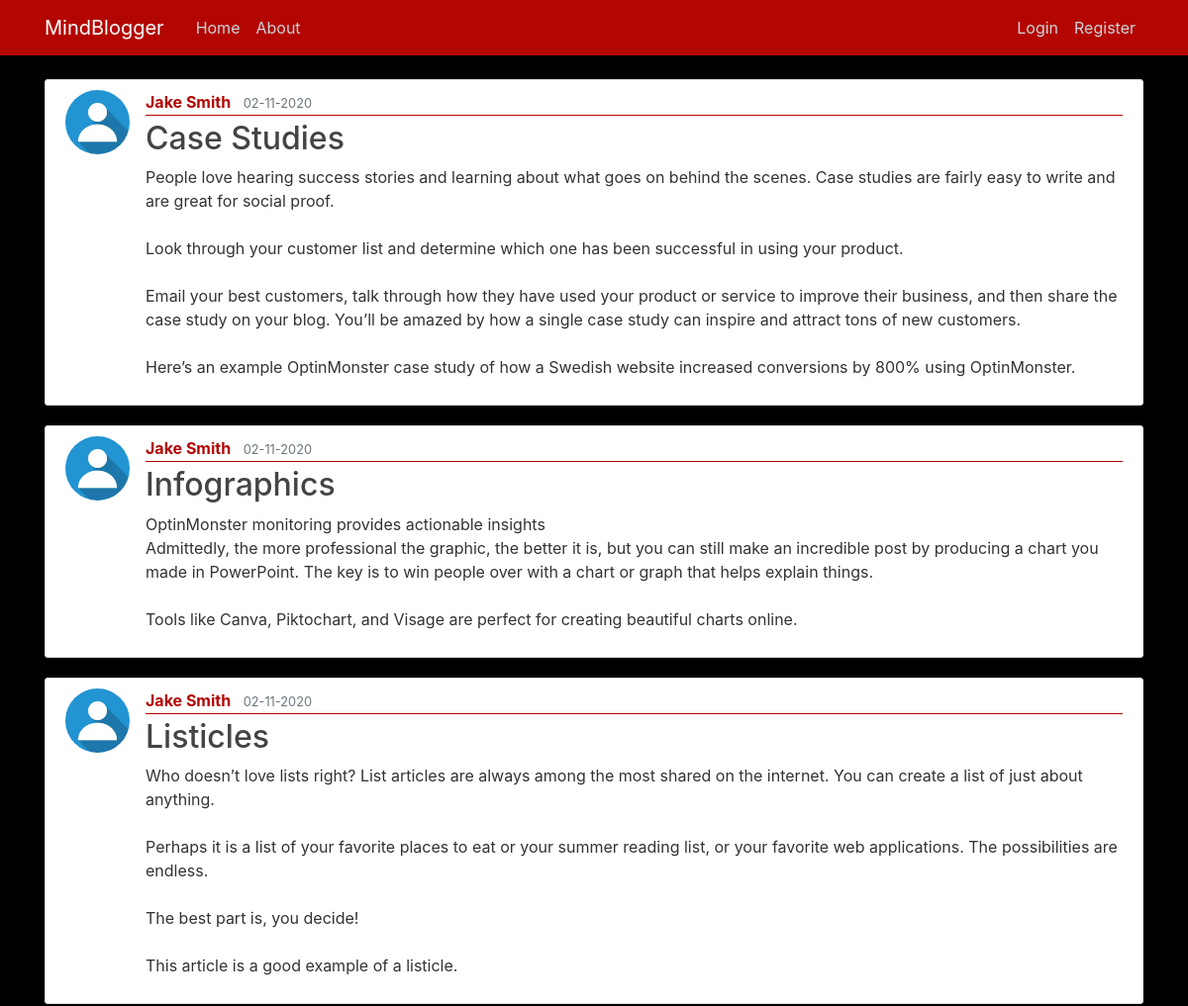
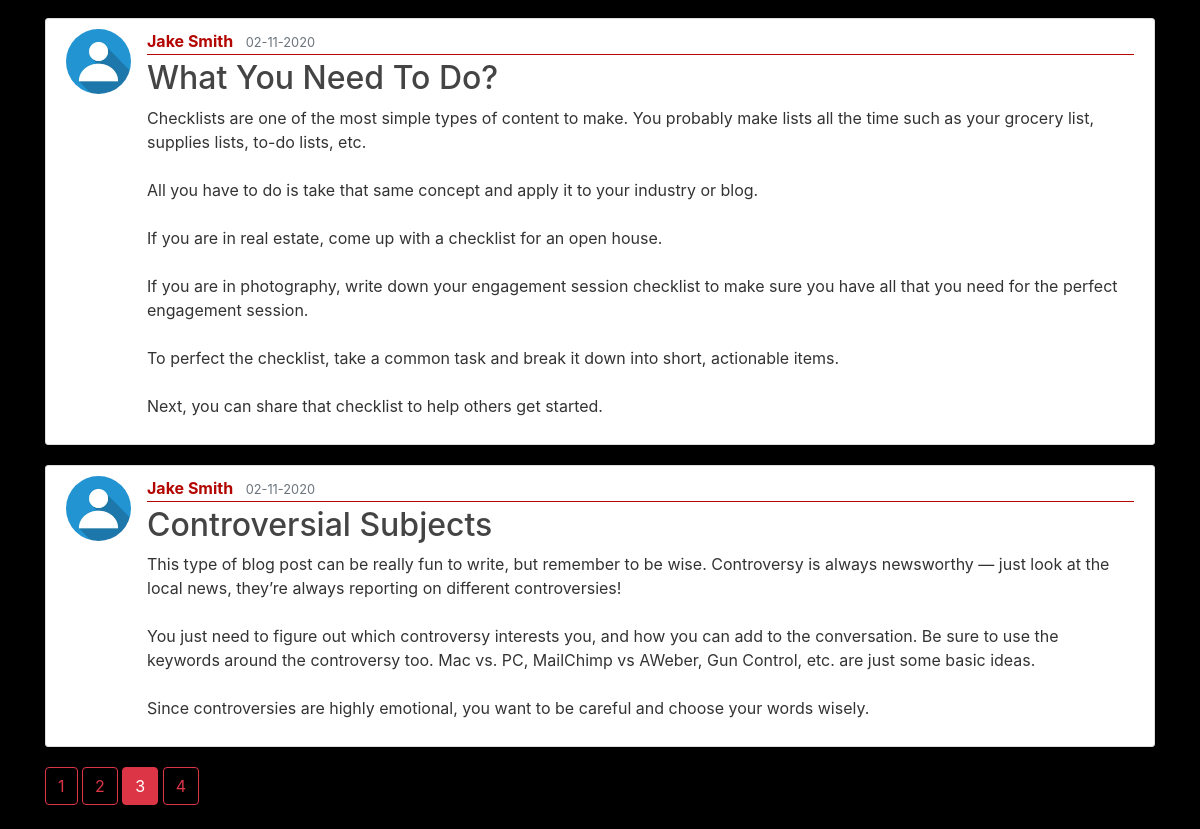
Screenshot of /home?page=3 with the database file from the repository (2 pictures, top to bottom).
### flask_blog/models.py (models this page shows, shortened)
class Post(db.Model):
    id = db.Column(db.Integer, primary_key=True)
    title = db.Column(db.String(100), nullable=False)
    date_posted = db.Column(db.DateTime, nullable=False, default=datetime.utcnow)
    content = db.Column(db.Text, nullable=False)
    user_id = db.Column(db.Integer, db.ForeignKey('user.id'), nullable=False)

class User(db.Model, UserMixin):
    id = db.Column(db.Integer, primary_key=True)
    username = db.Column(db.String(20), unique=True, nullable=False)
    email = db.Column(db.String(120), unique=True, nullable=False)
    image_file = db.Column(db.String(20), nullable=False, default='default.jpg')
    password = db.Column(db.String(60), nullable=False)
    posts = db.relationship('Post', backref='author', lazy=True)

### flask_blog/main/routes.py (the view)
@main.route('/')
@main.route('/home')
def home():
    page = request.args.get('page', 1, type=int)
    posts = Post.query.order_by(Post.date_posted.desc()).paginate(page=page, per_page=5)
    return render_template("home.html",posts=posts)

### flask_blog/templates/home.html
{% extends "layout.html" %}
{% block content %}
    {% for post in posts.items %}
        <article class="media content-section">
          <img class="rounded-circle article-img" src="{{ url_for('static', filename='profile_pics/' + post.author.image_file) }}">
          <div class="media-body">
            <div class="article-metadata">
              <a class="mr-2" href="{{ url_for('users.user_posts', username=post.author.username) }}">{{ post.author.username }}</a>
              <small class="text-muted">{{ post.date_posted.strftime('%d-%m-%Y') }}</small>
            </div>
            <h2><a class="article-title" href="{{ url_for('posts.post', post_id=post.id) }}">{{ post.title }}</a></h2>
            <p class="article-content">{{ post.content }}</p>
          </div>
        </article>
    {% endfor %}
    {% for page_num in posts.iter_pages(left_edge=2, right_edge=2, left_current=1, right_current=3) %}
      {% if page_num %}
        {% if posts.page==page_num %}
          <a class="btn btn-danger mb-4" href="{{ url_for('main.home', page=page_num) }}">{{ page_num }}</a>
        {% else %}
          <a class="btn btn-outline-danger mb-4" href="{{ url_for('main.home', page=page_num) }}">{{ page_num }}</a>
        {% endif %}
      {% else %}
        ...
      {% endif %}
    {% endfor %}
{% endblock content %}

### flask_blog/static/main.css (style rules this page uses)
body { background: #000; color: #333333; margin-top: 5rem; }
h1, h2, h3, h4, h5, h6 { color: #444444; }
.content-section { background: #ffffff; padding: 10px 20px; border: 1px solid #dddddd; border-radius: 3px; margin-bottom: 20px; }
.article-title { color: #444444; }
.article-content { white-space: pre-line; }
.article-img { height: 65px; width: 65px; margin-right: 16px; }
.article-metadata { padding-bottom: 1px; margin-bottom: 4px; border-bottom: 1px solid #b30600; }
.article-metadata a { color: #b30600; font-weight: bold; }

### rows the page displays
Post: image_file (placeholder picture), author.username "Jake Smith", date_posted "02-11-2020", title "Case Studies", content "People love hearing success stories and learning about what goes on behind the scenes. Case studies are fairly easy to write and are great for social proof. Look through your customer list and determine which one has been successful in using your product. Email your best customers, talk through how they have used your product or service to improve their business, and then share the case study on your blog. You’ll be amazed by how a single case study can inspire and attract tons of new customers. Here’s an example OptinMonster case study of how a Swedish website increased conversions by 800% using OptinMonster."
Post: image_file (placeholder picture), author.username "Jake Smith", date_posted "02-11-2020", title "Infographics", content "OptinMonster monitoring provides actionable insights Admittedly, the more professional the graphic, the better it is, but you can still make an incredible post by producing a chart you made in PowerPoint. The key is to win people over with a chart or graph that helps explain things. Tools like Canva, Piktochart, and Visage are perfect for creating beautiful charts online."
Post: image_file (placeholder picture), author.username "Jake Smith", date_posted "02-11-2020", title "Listicles", content "Who doesn’t love lists right? List articles are always among the most shared on the internet. You can create a list of just about anything. Perhaps it is a list of your favorite places to eat or your summer reading list, or your favorite web applications. The possibilities are endless. The best part is, you decide! This article is a good example of a listicle."
Post: image_file (placeholder picture), author.username "Jake Smith", date_posted "02-11-2020", title "What You Need To Do?", content "Checklists are one of the most simple types of content to make. You probably make lists all the time such as your grocery list, supplies lists, to-do lists, etc. All you have to do is take that same concept and apply it to your industry or blog. If you are in real estate, come up with a checklist for an open house. If you are in photography, write down your engagement session checklist to make sure you have all that you need for the perfect engagement session. To perfect the checklist, take a common task and break it down into short, actionable items. Next, you can share that checklist to help others get started."
Post: image_file (placeholder picture), author.username "Jake Smith", date_posted "02-11-2020", title "Controversial Subjects", content "This type of blog post can be really fun to write, but remember to be wise. Controversy is always newsworthy — just look at the local news, they’re always reporting on different controversies! You just need to figure out which controversy interests you, and how you can add to the conversation. Be sure to use the keywords around the controversy too. Mac vs. PC, MailChimp vs AWeber, Gun Control, etc. are just some basic ideas. Since controversies are highly emotional, you want to be careful and choose your words wisely."

### other values shown
{{ page_num }} "1" "2" "4"
{{ page_num }} "3"
